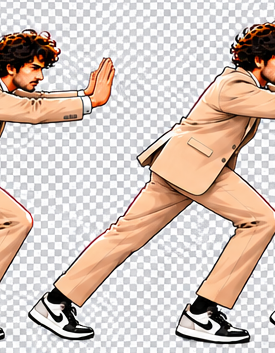
#> input picture src/assets/first_row_character_pngs/05_push_3.png, 275 x 353 px, found by its file name
$ python remove_bg_test.py
#> lines starting #> are read from the running program, lines starting #| are printed output that depends on the picture; after the words box and inside, x2 and y2 are one past the last pixel; in counts of white or black regions, pixels touching at a corner belong together
from PIL import Image
import numpy as np
from collections import deque

def clean_bg(img_path, out_path):
#> called with out_path = 'scratch/05_test_clean.png'
    im = Image.open(img_path).convert('RGB')
#> im is the input picture: PIL image 275x353 RGB; mean R, G, B 212.3, 196.3, 187.1
    w, h = im.size
#> w = 275; h = 353
    arr = np.array(im, dtype=np.int32)

    # Check if a pixel is checkerboard:
    # 1. Neutral: max(r,g,b) - min(r,g,b) <= 8
    # 2. Bright: min(r,g,b) >= 190
    diff = np.max(arr, axis=2) - np.min(arr, axis=2)
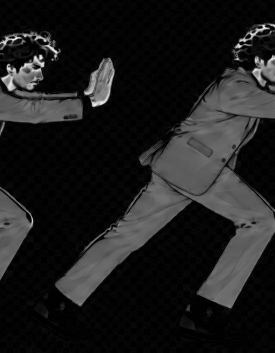
#> diff: shape (353, 275) int32; min 0, max 243, mean 29.1
    min_val = np.min(arr, axis=2)
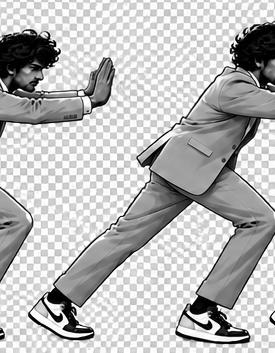
#> min_val: shape (353, 275) int32; min 0, max 255, mean 185.1
    is_checker = (diff <= 8) & (min_val >= 185)
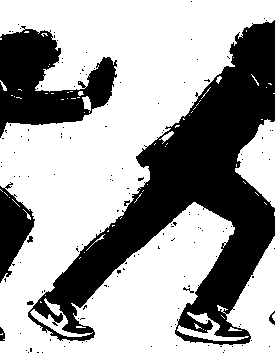
#> is_checker: shape (353, 275) bool; 63.4% white; 142 black regions (134 under 20 px), largest, box (x1, y1, x2, y2) and area: (28, 20, 275, 345) 26471, (0, 26, 117, 138) 6778, (0, 182, 35, 283) 1884

    # BFS / Flood fill from all border pixels
    visited = np.zeros((h, w), dtype=bool)
    q = deque()

    # Add border pixels that are checkerboard
    for x in range(w):
        if is_checker[0, x]:
            visited[0, x] = True
            q.append((0, x))
        if is_checker[h - 1, x]:
            visited[h - 1, x] = True
            q.append((h - 1, x))
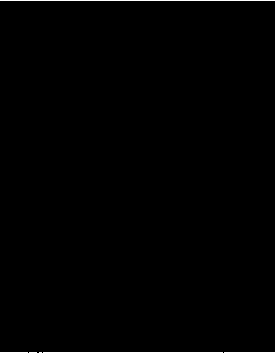
#> visited: shape (353, 275) bool; 0.56% white in thin lines or dots

    for y in range(h):
        if is_checker[y, 0] and not visited[y, 0]:
            visited[y, 0] = True
            q.append((y, 0))
        if is_checker[y, w - 1] and not visited[y, w - 1]:
            visited[y, w - 1] = True
            q.append((y, w - 1))
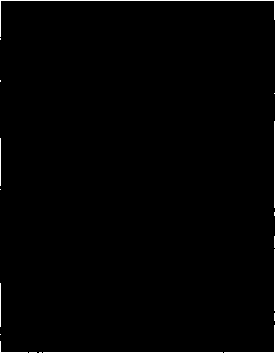
#> visited: shape (353, 275) bool; 0.94% white in thin lines or dots

    while q:
        cy, cx = q.popleft()
        for dy, dx in [(-1, 0), (1, 0), (0, -1), (0, 1)]:
            ny, nx = cy + dy, cx + dx
            if 0 <= ny < h and 0 <= nx < w:
                if not visited[ny, nx] and is_checker[ny, nx]:
                    visited[ny, nx] = True
                    q.append((ny, nx))
#> this loop made 59794 passes
#> (cy, cx) on passes 1 to 3: (0, 0), (352, 0), (0, 1)
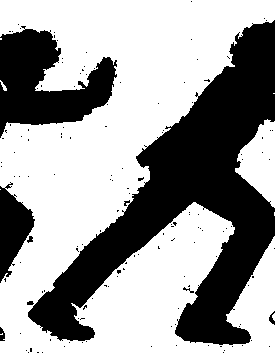
#> visited: shape (353, 275) bool; 61.6% white; 141 black regions (133 under 20 px), largest, box (x1, y1, x2, y2) and area: (28, 20, 275, 345) 27979, (0, 26, 117, 138) 6962, (0, 182, 35, 283) 1921

    # Visited pixels are the background! Make them alpha = 0
    rgba = np.zeros((h, w, 4), dtype=np.uint8)
    rgba[:, :, :3] = arr[:, :, :3]
    rgba[:, :, 3] = np.where(visited, 0, 255)
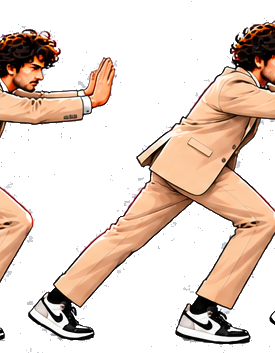
#> rgba: shape (353, 275, 4); mean R, G, B, A 212.3, 196.3, 187.1, 97.9; transparent parts drawn white

    out_im = Image.fromarray(rgba, 'RGBA')
    out_im.save(out_path)
    print(f'Saved {out_path}, transparent pixels: {np.sum(visited)} / {w * h}')
#| Saved scratch/05_test_clean.png, transparent pixels: 59794 / 97075

clean_bg('src/assets/first_row_character_pngs/05_push_3.png', 'scratch/05_test_clean.png')
